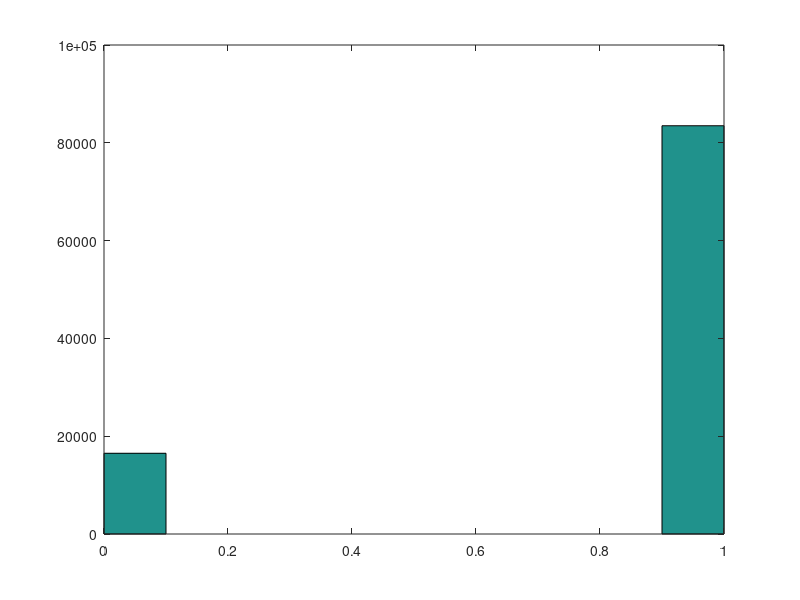

This chart was generated by the following MATLAB code:
p = 0.7;
k = 2;
n = 5;
prob = nchoosek(n,k)*p^k*(1-p)^(n-k) % nchoosek(n,k)= n!/(n-k)!/k!

%% c) histograma do número de peças defeituosas
n = 5;
k = 2;
p = 0.3;
N = 1e5;
experiencias = rand(n, N)>0.7;
sucessos = sum(experiencias)<=2;
prob = sum(sucessos)/N;
hist(sucessos)
